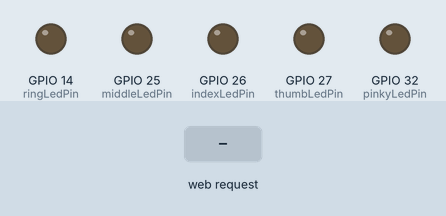
Simulated run of this sketch. Board: ESP32. Shown: output pins drawn as LEDs (lit = HIGH). The test bench sets the inputs (shaded band). WiFi joins after 1.5 s; servers stay silent unless stated; what the sketch prints to the serial monitor is not drawn.

Above: at 3.2 s.
3.3 s: HTTP request GET /led/thumb/on received
At 3.8 s:
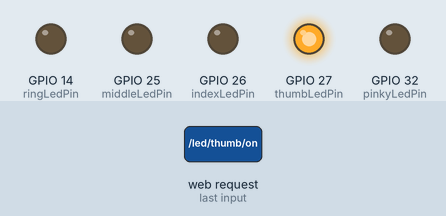
4.8 s: HTTP request GET /led/index/on received
At 6.0 s:
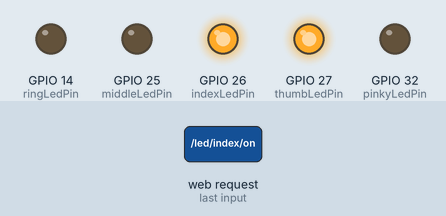
6.3 s: HTTP request GET /led/thumb/off received
At 7.3 s:
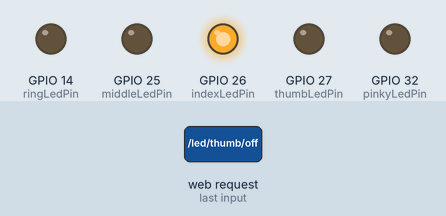
7.8 s: HTTP request GET /led/middle/on received
At 8.5 s:
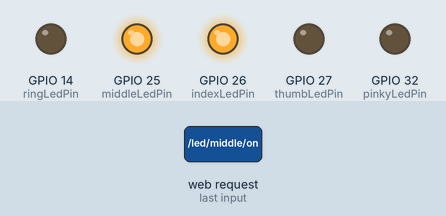
9.3 s: HTTP request GET /led/index/off received
At 9.6 s:
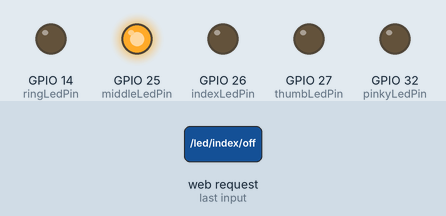
10.8 s: HTTP request GET /led/ring/on received
At 11.9 s:
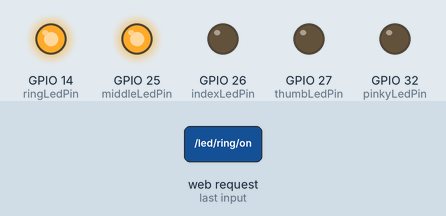
Timing chart, 0 to 13.3 s (numbered marks = the images above; inputs shaded):
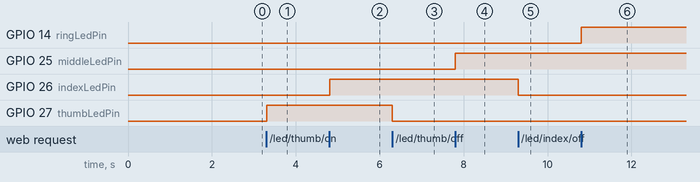

Measured:
- after the input at 3.3 s, GPIO 27 (thumbLedPin): LOW → HIGH at once
- after the input at 4.8 s, GPIO 26 (indexLedPin): LOW → HIGH at once
- after the input at 6.3 s, GPIO 27 (thumbLedPin): HIGH → LOW at once
- after the input at 7.8 s, GPIO 25 (middleLedPin): LOW → HIGH at once
- after the input at 9.3 s, GPIO 26 (indexLedPin): HIGH → LOW at once
- after the input at 10.8 s, GPIO 14 (ringLedPin): LOW → HIGH at once

The sketch:

Arduino_ide_code.ino
```cpp
#include <WiFi.h>
#include <ESPAsyncWebServer.h>
//#include <AsyncTCP.h>

const char* ssid = "Clary";
const char* password = "parnika_sing";

AsyncWebServer server(80);


// Define GPIO pins for LEDs
const int thumbLedPin = 27;
const int indexLedPin = 26;
const int middleLedPin = 25;
const int ringLedPin = 14;
const int pinkyLedPin = 32;


void setup() {
  Serial.begin(115200);

  pinMode(thumbLedPin, OUTPUT);
  pinMode(indexLedPin, OUTPUT);
  pinMode(middleLedPin, OUTPUT);
  pinMode(ringLedPin, OUTPUT);
  pinMode(pinkyLedPin, OUTPUT);

  digitalWrite(thumbLedPin, LOW);
  digitalWrite(indexLedPin, LOW);
  digitalWrite(middleLedPin, LOW);
  digitalWrite(ringLedPin, LOW);
  digitalWrite(pinkyLedPin, LOW);

  Serial.println("Connecting to WiFi...");
  WiFi.begin(ssid, password);

  int attempts = 0;
  while (WiFi.status() != WL_CONNECTED && attempts < 20) {  // Try for 20 seconds
    delay(1000);
    Serial.print(".");
    attempts++;
  }

  if (WiFi.status() == WL_CONNECTED) {
    Serial.println("\nConnected to WiFi");
    Serial.print("IP Address: ");
    Serial.println(WiFi.localIP());

    // Define HTTP request handlers for each LED
    server.on("/led/thumb/on", HTTP_GET, [](AsyncWebServerRequest *request){
      digitalWrite(thumbLedPin, HIGH);
      request->send(200, "text/plain", "Price - 300");
    });

    server.on("/led/thumb/off", HTTP_GET, [](AsyncWebServerRequest *request){
      digitalWrite(thumbLedPin, LOW);
      request->send(200, "text/plain", "Thumb LED is OFF");
    });

    server.on("/led/index/on", HTTP_GET, [](AsyncWebServerRequest *request){
      digitalWrite(indexLedPin, HIGH);
      request->send(200, "text/plain", "Index finger LED is ON");
    });

    server.on("/led/index/off", HTTP_GET, [](AsyncWebServerRequest *request){
      digitalWrite(indexLedPin, LOW);
      request->send(200, "text/plain", "Index finger LED is OFF");
    });

    server.on("/led/middle/on", HTTP_GET, [](AsyncWebServerRequest *request){
      digitalWrite(middleLedPin, HIGH);
      request->send(200, "text/plain", "Middle finger LED is ON");
    });

    server.on("/led/middle/off", HTTP_GET, [](AsyncWebServerRequest *request){
      digitalWrite(middleLedPin, LOW);
      request->send(200, "text/plain", "Middle finger LED is OFF");
    });

    server.on("/led/ring/on", HTTP_GET, [](AsyncWebServerRequest *request){
      digitalWrite(ringLedPin, HIGH);
      request->send(200, "text/plain", "Ring finger LED is ON");
    });

    server.on("/led/ring/off", HTTP_GET, [](AsyncWebServerRequest *request){
      digitalWrite(ringLedPin, LOW);
      request->send(200, "text/plain", "Ring finger LED is OFF");
    });

    server.on("/led/pinky/on", HTTP_GET, [](AsyncWebServerRequest *request){
      digitalWrite(pinkyLedPin, HIGH);
      request->send(200, "text/plain", "Pinky finger LED is ON");
    });

    server.on("/led/pinky/off", HTTP_GET, [](AsyncWebServerRequest *request){
      digitalWrite(pinkyLedPin, LOW);
      request->send(200, "text/plain", "Pinky finger LED is OFF");
    });

    server.begin();
    Serial.println("Server started");
  } else {
    Serial.println("\nFailed to connect to WiFi");
  }
}

void loop() {
  // Additional code can be added here if needed, but typically not necessary for basic HTTP server operations.
}
```
